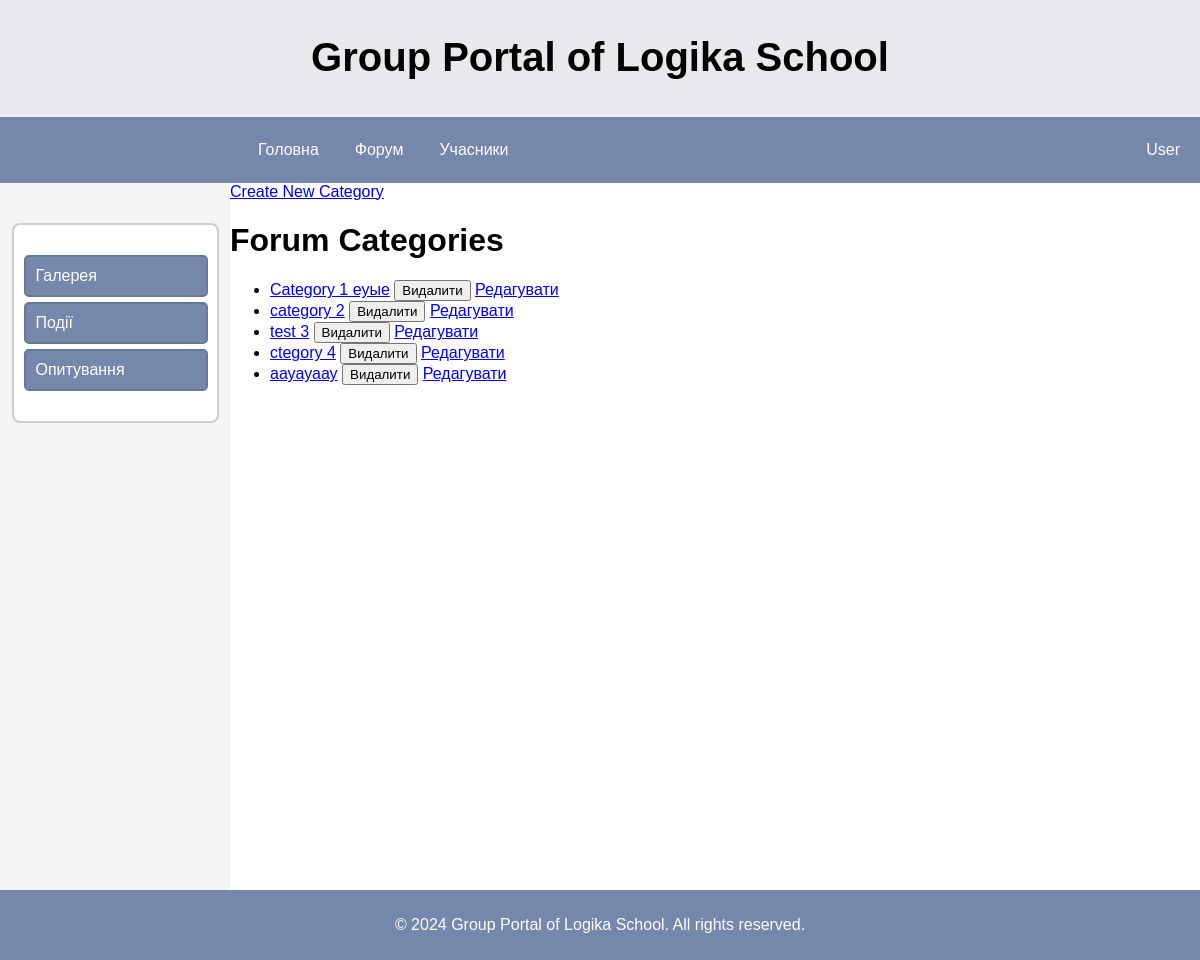
The page /forum-topics-list on the database its author committed.
### portal/models.py (models this page shows, shortened)
class ForumCategory(models.Model):
    name = models.CharField(max_length=255, unique=True)
    created_at = models.DateTimeField(auto_now_add=True)

### portal/views.py (the view)
# urls.py: path('forum-topics-list', views.CategoryListView.as_view(), name='category_list'),
class CategoryListView(ListView):
    model = ForumCategory
    template_name = 'portal/forum/category_list.html'
    context_object_name = 'categories'

### templates/portal/forum/category_list.html (shortened to what this page needs)
{% extends 'base.html' %}
{% load static %}
{% load video_filters %}
{% block content %}
<link rel="stylesheet" href="{% static 'category_list.css' %}">
<aside class="sidebar" style="margin: 0;">
    <div class="sidebar-div">
        <nav class="sidebar-nav">
            <a href="{% url 'gallery'%}">Галерея</a>
            <a href="">Події</a>
            <a href="">Опитування</a>
        </nav>
    </div>
</aside>
<div class="main-container">
    <a href="{% url 'create_category' %}">Create New Category</a>
    <h1>Forum Categories</h1>
    <ul>
        {% for category in categories %}
            <li>
                <a href="{% url 'forum_post_list' category.id %}">{{ category.name }}</a>
                <form method="post" action="{% url 'delete_forum_category' category.id %}" style="display:inline;">
                    <button type="submit" class="delete-btn" onclick="return confirm('Ви впевнені, що хочете видалити цю категорію?');">Видалити</button>
                </form>
                <a href="{% url 'edit_category' category.id %}" class="edit-link">Редагувати</a>
            </li>
        {% endfor %}
    </ul>
</div>
{% endblock %}

### static/base.css (style rules this page uses)
body, html { margin: 0; padding: 0; font-family: Arial, sans-serif; height: 100%; display: flex; flex-direction: column; }

### static/category_list.css (style rules this page uses)
.sidebar-div { width: 90%; padding-left: 10px; padding-top: 30px; border: 2px solid #ccc; border-radius: 8px; background-color: #ffffff; margin-top: 20px; margin-bottom: 20px; max-height: 200px; box-sizing: border-box; }
.sidebar { padding-top: 20px; width: 230px; height: 100%; box-sizing: border-box; background-color: #f5f5f5; display: flex; justify-content: center; }
.sidebar-nav a { display: block; width: 160px; padding: 10px; color: #ffffff; text-decoration: none; margin-bottom: 5px; border-radius: 5px; border: 2px solid rgb(103, 119, 152); background-color: rgb(117, 135, 171); }

### rows shown on the page
ForumCategory: name "Category 1 еуые"
ForumCategory: name "category 2"
ForumCategory: name "test 3"
ForumCategory: name "ctegory 4"
ForumCategory: name "аауауаау"
